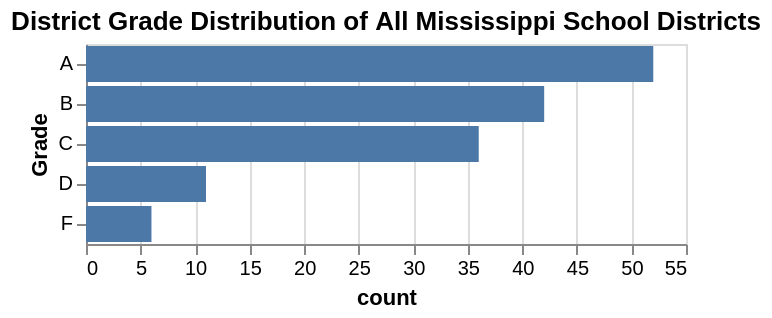

The cell this chart's notebook holds for it:
### Code cell
alt.Chart(all_grade_dist).mark_bar().encode(
    x = "count",
    y = "Grade",
).properties(
    title = "District Grade Distribution of All Mississippi School Districts"
)

### Figure 1 — Vega-Lite specification as saved in the notebook (floating-point values rounded to 4 significant figures)
{"config": {"view": {"continuousWidth": 300, "continuousHeight": 300}}, "data": {"name": "data-3fd0d17542347f28008f5c37a84c6667"}, "mark": {"type": "bar"}, "encoding": {"x": {"field": "count", "type": "quantitative"}, "y": {"field": "Grade", "type": "nominal"}}, "title": "District Grade Distribution of All Mississippi School Districts", "$schema": "https://vega.github.io/schema/vega-lite/v6.4.1.json", "datasets": {"data-3fd0d17542347f28008f5c37a84c6667": [{"Grade": "A  ", "count": 52, "%": 35.37}, {"Grade": "B  ", "count": 42, "%": 28.57}, {"Grade": "C  ", "count": 36, "%": 24.49}, {"Grade": "D  ", "count": 11, "%": 7.483}, {"Grade": "F  ", "count": 6, "%": 4.082}]}}
